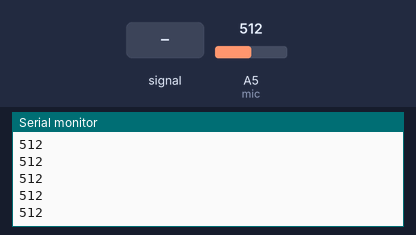
Bench run of a sketch on a simulated Arduino Uno, built with avr-gcc and run on an emulated ATmega328P. Shown: the last lines printed to the serial monitor. The inputs (shaded band) are chosen by the test bench; at power-on: A5 (mic) = 512.

Above: at 1.2 s.
1.3 s: A5 (mic) fed a 200 Hz sine of ±81 counts around its level
At 2.2 s:
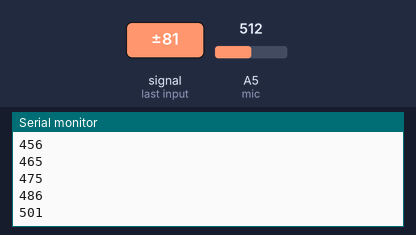
2.8 s: A5 (mic) set to 716
At 3.9 s:
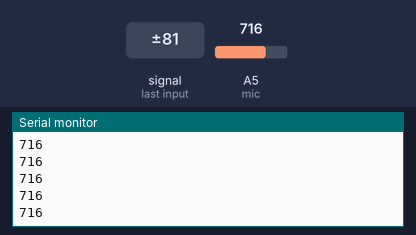
4.3 s: A5 (mic) fed a 1000 Hz sine of ±255 counts around its level
At 5.0 s:
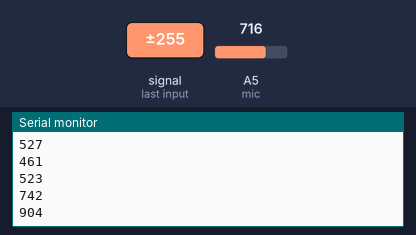
Timing chart, 0 to 5.5 s (numbered marks = the images above; inputs shaded):
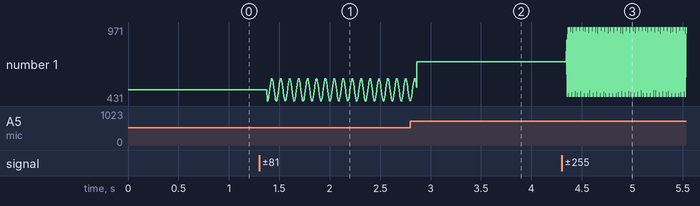

Measured:
- after the input at 1.3 s, the serial monitor: prints a new line after 0.08 s (image 1)
- after the input at 2.8 s, the serial monitor: prints a new line after 0.06 s (image 2)
- after the input at 4.3 s, the serial monitor: prints a new line after 0.05 s (image 3)
- plotted number 1: 512 → 431 after the input at 1.3 s, 431 → 716 after the input at 2.8 s, 716 → 876 after the input at 4.3 s

The sketch:

readmic.ino
```cpp
//timer interrupts
//by Amanda Ghassaei
//June 2012
//http://www.instructables.com/id/Arduino-Timer-Interrupts/

/*
 * This program is free software; you can redistribute it and/or modify
 * it under the terms of the GNU General Public License as published by
 * the Free Software Foundation; either version 3 of the License, or
 * (at your option) any later version.
 *
*/

//timer setup for timer2.
//For arduino uno or any board with ATMEL 328/168.. diecimila, duemilanove, lilypad, nano, mini...

//this code will enable an arduino timer interrupt.
//timer2 will interrupt at 8kHz

//constants
#define mic A5
#define FS 8000 //read sample rate
#define readsec 0.1 //no. of seconds of input values

//variables
const long BUFFLEN = FS * readsec; //no of samples in buffer
int buff[BUFFLEN];
long ptr_in = 0;
long ptr_out = 0;


void setup(){

  pinMode(mic, INPUT); //microphone

cli();//stop interrupts

//set timer2 interrupt at 8kHz
  TCCR2A = 0;// set entire TCCR2A register to 0
  TCCR2B = 0;// same for TCCR2B
  TCNT2  = 0;//initialize counter value to 0
  // set compare match register for 8khz increments
  OCR2A = 249;// = (16*10^6) / (8000*8) - 1 (must be <256)
  // turn on CTC mode
  TCCR2A |= (1 << WGM21);
  // Set CS21 bit for 8 prescaler
  TCCR2B |= (1 << CS21);
  // enable timer compare interrupt
  TIMSK2 |= (1 << OCIE2A);


sei();//allow interrupts

  Serial.begin(115200);

}//end setup

ISR(TIMER2_COMPA_vect){//timer1 interrupt 8kHz - read analogpin

  buff[ptr_in] = analogRead(mic);
  //Serial.println(buff[ptr_in]); //debugging input
  if (ptr_in >= BUFFLEN-1){
    ptr_in = -1;
  }
  ptr_in += 1;


}

void loop(){
  //Serial.println(1023); //debugging output
  Serial.println(buff[ptr_out]);
  if (ptr_out >= BUFFLEN-1){
    ptr_out = -1;
  }
  ptr_out += 1;
}
```
